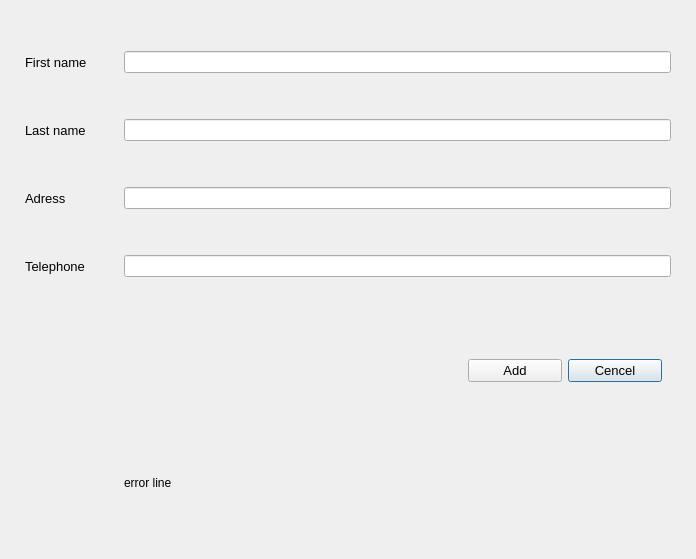
<?xml version="1.0" encoding="UTF-8"?>
<ui version="4.0">
 <class>MyData</class>
 <widget class="QDialog" name="MyData">
  <property name="geometry">
   <rect>
    <x>0</x>
    <y>0</y>
    <width>696</width>
    <height>559</height>
   </rect>
  </property>
  <property name="windowTitle">
   <string>Dialog</string>
  </property>
  <layout class="QGridLayout" name="gridLayout">
   <item row="6" column="1" colspan="3">
    <widget class="QWidget" name="widget" native="true">
     <property name="maximumSize">
      <size>
       <width>212</width>
       <height>95</height>
      </size>
     </property>
     <property name="font">
      <font>
       <pointsize>11</pointsize>
      </font>
     </property>
     <property name="layoutDirection">
      <enum>Qt::RightToLeft</enum>
     </property>
     <layout class="QHBoxLayout" name="horizontalLayout">
      <item>
       <widget class="QPushButton" name="pushButton">
        <property name="maximumSize">
         <size>
          <width>120</width>
          <height>16777215</height>
         </size>
        </property>
        <property name="font">
         <font>
          <pointsize>10</pointsize>
         </font>
        </property>
        <property name="layoutDirection">
         <enum>Qt::LeftToRight</enum>
        </property>
        <property name="text">
         <string>Cencel</string>
        </property>
       </widget>
      </item>
      <item>
       <widget class="QPushButton" name="pushButton_2">
        <property name="font">
         <font>
          <pointsize>10</pointsize>
         </font>
        </property>
        <property name="layoutDirection">
         <enum>Qt::RightToLeft</enum>
        </property>
        <property name="text">
         <string>Add</string>
        </property>
       </widget>
      </item>
     </layout>
    </widget>
   </item>
   <item row="4" column="3">
    <widget class="QLineEdit" name="lineEdit_6"/>
   </item>
   <item row="2" column="0">
    <spacer name="horizontalSpacer_2">
     <property name="orientation">
      <enum>Qt::Horizontal</enum>
     </property>
     <property name="sizeType">
      <enum>QSizePolicy::Maximum</enum>
     </property>
     <property name="sizeHint" stdset="0">
      <size>
       <width>14</width>
       <height>20</height>
      </size>
     </property>
    </spacer>
   </item>
   <item row="2" column="2">
    <spacer name="horizontalSpacer">
     <property name="orientation">
      <enum>Qt::Horizontal</enum>
     </property>
     <property name="sizeType">
      <enum>QSizePolicy::Maximum</enum>
     </property>
     <property name="sizeHint" stdset="0">
      <size>
       <width>25</width>
       <height>20</height>
      </size>
     </property>
    </spacer>
   </item>
   <item row="2" column="4">
    <spacer name="horizontalSpacer_3">
     <property name="orientation">
      <enum>Qt::Horizontal</enum>
     </property>
     <property name="sizeType">
      <enum>QSizePolicy::Maximum</enum>
     </property>
     <property name="sizeHint" stdset="0">
      <size>
       <width>14</width>
       <height>20</height>
      </size>
     </property>
    </spacer>
   </item>
   <item row="3" column="1">
    <widget class="QLabel" name="label_4">
     <property name="font">
      <font>
       <pointsize>10</pointsize>
      </font>
     </property>
     <property name="text">
      <string>Adress</string>
     </property>
    </widget>
   </item>
   <item row="1" column="3">
    <widget class="QLineEdit" name="lineEdit"/>
   </item>
   <item row="3" column="3">
    <widget class="QLineEdit" name="lineEdit_3"/>
   </item>
   <item row="4" column="1">
    <widget class="QLabel" name="label_5">
     <property name="font">
      <font>
       <pointsize>10</pointsize>
      </font>
     </property>
     <property name="text">
      <string>Telephone</string>
     </property>
    </widget>
   </item>
   <item row="2" column="3">
    <widget class="QLineEdit" name="lineEdit_2"/>
   </item>
   <item row="8" column="3">
    <widget class="QLabel" name="label_3">
     <property name="maximumSize">
      <size>
       <width>300</width>
       <height>38</height>
      </size>
     </property>
     <property name="styleSheet">
      <string notr="true"/>
     </property>
     <property name="text">
      <string>error line</string>
     </property>
    </widget>
   </item>
   <item row="2" column="1">
    <widget class="QLabel" name="label_2">
     <property name="font">
      <font>
       <pointsize>10</pointsize>
      </font>
     </property>
     <property name="text">
      <string>Last name</string>
     </property>
    </widget>
   </item>
   <item row="1" column="1">
    <widget class="QLabel" name="label">
     <property name="font">
      <font>
       <pointsize>10</pointsize>
      </font>
     </property>
     <property name="text">
      <string>First name</string>
     </property>
    </widget>
   </item>
  </layout>
 </widget>
 <resources/>
 <connections/>
</ui>
